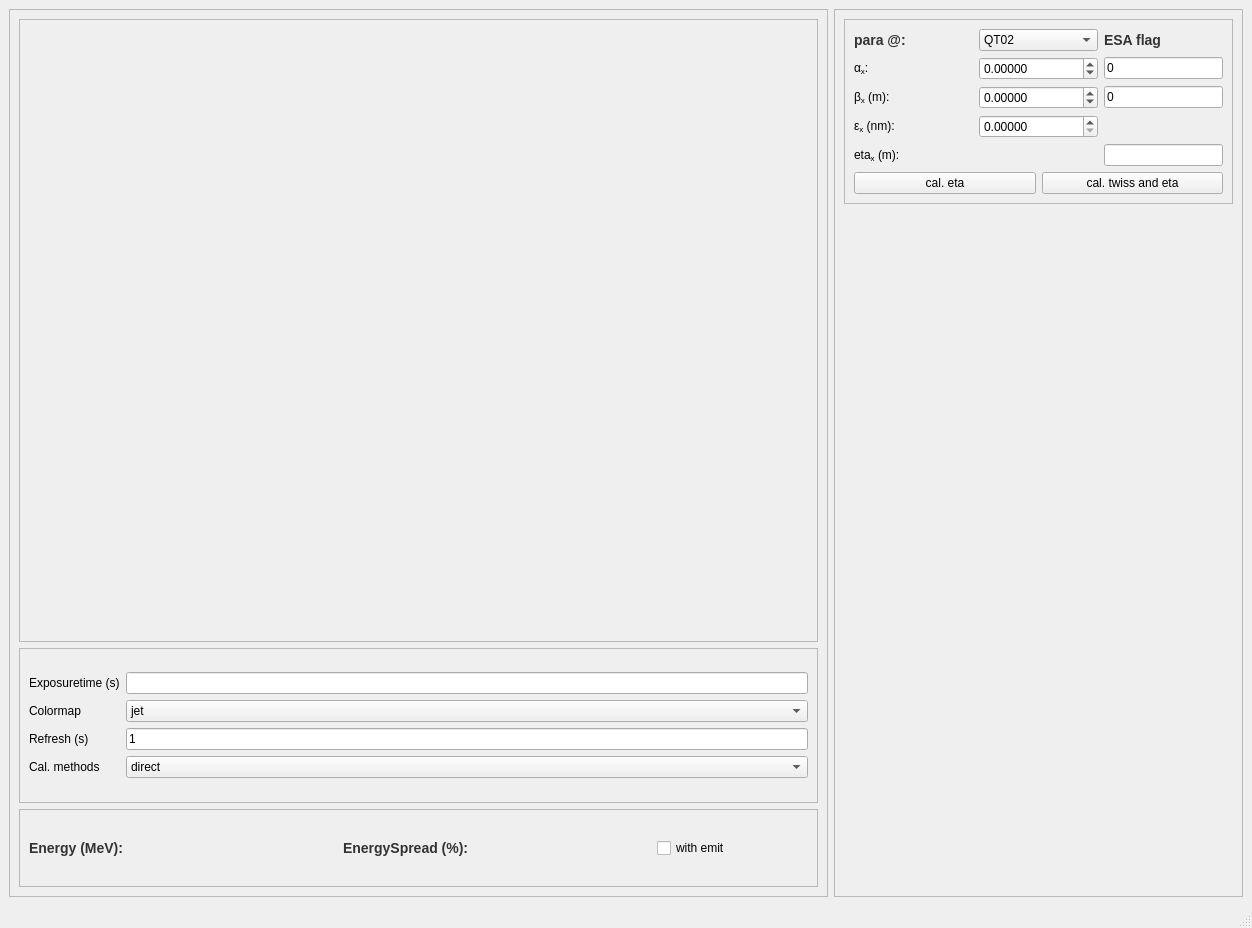
<?xml version="1.0" encoding="UTF-8"?>
<ui version="4.0">
 <class>MainWindow</class>
 <widget class="QMainWindow" name="MainWindow">
  <property name="geometry">
   <rect>
    <x>0</x>
    <y>0</y>
    <width>1252</width>
    <height>928</height>
   </rect>
  </property>
  <property name="windowTitle">
   <string>MainWindow</string>
  </property>
  <widget class="QWidget" name="centralwidget">
   <layout class="QVBoxLayout" name="verticalLayout_2">
    <item>
     <layout class="QHBoxLayout" name="horizontalLayout_2" stretch="2,1">
      <item>
       <widget class="QFrame" name="frame">
        <property name="frameShape">
         <enum>QFrame::StyledPanel</enum>
        </property>
        <property name="frameShadow">
         <enum>QFrame::Raised</enum>
        </property>
        <layout class="QVBoxLayout" name="verticalLayout_4">
         <item>
          <layout class="QVBoxLayout" name="verticalLayout_3" stretch="8,2,1">
           <item>
            <widget class="QFrame" name="frame_3">
             <property name="frameShape">
              <enum>QFrame::StyledPanel</enum>
             </property>
             <property name="frameShadow">
              <enum>QFrame::Raised</enum>
             </property>
             <layout class="QVBoxLayout" name="verticalLayout_6">
              <item>
               <layout class="QVBoxLayout" name="verticalLayout_5">
                <item>
                 <widget class="MplWidget" name="ESAflag_image" native="true"/>
                </item>
                <item>
                 <widget class="MplWidget" name="energy_plot" native="true"/>
                </item>
               </layout>
              </item>
             </layout>
            </widget>
           </item>
           <item>
            <widget class="QFrame" name="frame_4">
             <property name="frameShape">
              <enum>QFrame::StyledPanel</enum>
             </property>
             <property name="frameShadow">
              <enum>QFrame::Raised</enum>
             </property>
             <layout class="QVBoxLayout" name="verticalLayout_8">
              <item>
               <layout class="QGridLayout" name="gridLayout">
                <item row="2" column="0">
                 <widget class="QLabel" name="label_3">
                  <property name="text">
                   <string>Refresh (s)</string>
                  </property>
                 </widget>
                </item>
                <item row="0" column="1">
                 <widget class="QLineEdit" name="lineEdit_expotime"/>
                </item>
                <item row="2" column="1">
                 <widget class="QLineEdit" name="lineEdit_refresh">
                  <property name="text">
                   <string>1</string>
                  </property>
                 </widget>
                </item>
                <item row="1" column="0">
                 <widget class="QLabel" name="label_2">
                  <property name="text">
                   <string>Colormap</string>
                  </property>
                 </widget>
                </item>
                <item row="1" column="1">
                 <widget class="QComboBox" name="comboBox_colormap">
                  <item>
                   <property name="text">
                    <string>jet</string>
                   </property>
                  </item>
                  <item>
                   <property name="text">
                    <string>viridis</string>
                   </property>
                  </item>
                  <item>
                   <property name="text">
                    <string>hot</string>
                   </property>
                  </item>
                  <item>
                   <property name="text">
                    <string>summer</string>
                   </property>
                  </item>
                  <item>
                   <property name="text">
                    <string>gnuplot</string>
                   </property>
                  </item>
                  <item>
                   <property name="text">
                    <string>plasma</string>
                   </property>
                  </item>
                 </widget>
                </item>
                <item row="0" column="0">
                 <widget class="QLabel" name="label">
                  <property name="text">
                   <string>Exposuretime (s)</string>
                  </property>
                 </widget>
                </item>
                <item row="3" column="0">
                 <widget class="QLabel" name="label_10">
                  <property name="text">
                   <string>Cal. methods</string>
                  </property>
                 </widget>
                </item>
                <item row="3" column="1">
                 <widget class="QComboBox" name="comboBox_fitmethod">
                  <item>
                   <property name="text">
                    <string>direct</string>
                   </property>
                  </item>
                  <item>
                   <property name="text">
                    <string>Gauss fit</string>
                   </property>
                  </item>
                 </widget>
                </item>
               </layout>
              </item>
             </layout>
            </widget>
           </item>
           <item>
            <widget class="QFrame" name="frame_5">
             <property name="frameShape">
              <enum>QFrame::StyledPanel</enum>
             </property>
             <property name="frameShadow">
              <enum>QFrame::Raised</enum>
             </property>
             <layout class="QHBoxLayout" name="horizontalLayout_7">
              <item>
               <layout class="QHBoxLayout" name="horizontalLayout_6">
                <item>
                 <widget class="QLabel" name="label_4">
                  <property name="styleSheet">
                   <string notr="true">QLabel {
    color: #333; 
    font: bold 14px;
}</string>
                  </property>
                  <property name="text">
                   <string>Energy (MeV):</string>
                  </property>
                 </widget>
                </item>
                <item>
                 <widget class="QLabel" name="label_energy">
                  <property name="styleSheet">
                   <string notr="true">QLabel {
    color: #333; 
    font: bold 14px;
}</string>
                  </property>
                  <property name="text">
                   <string/>
                  </property>
                 </widget>
                </item>
                <item>
                 <widget class="QLabel" name="label_6">
                  <property name="styleSheet">
                   <string notr="true">QLabel {
    color: #333; 
    font: bold 14px;
}</string>
                  </property>
                  <property name="text">
                   <string>EnergySpread (%):</string>
                  </property>
                 </widget>
                </item>
                <item>
                 <widget class="QLabel" name="label_energyspread">
                  <property name="styleSheet">
                   <string notr="true">QLabel {
    color: #333; 
    font: bold 14px;
}</string>
                  </property>
                  <property name="text">
                   <string/>
                  </property>
                 </widget>
                </item>
                <item>
                 <widget class="QCheckBox" name="checkBox_emit">
                  <property name="text">
                   <string>with emit</string>
                  </property>
                 </widget>
                </item>
               </layout>
              </item>
             </layout>
            </widget>
           </item>
          </layout>
         </item>
        </layout>
       </widget>
      </item>
      <item>
       <widget class="QFrame" name="frame_2">
        <property name="frameShape">
         <enum>QFrame::StyledPanel</enum>
        </property>
        <property name="frameShadow">
         <enum>QFrame::Raised</enum>
        </property>
        <layout class="QVBoxLayout" name="verticalLayout_7">
         <item>
          <layout class="QVBoxLayout" name="verticalLayout">
           <item>
            <widget class="QFrame" name="frame_6">
             <property name="frameShape">
              <enum>QFrame::StyledPanel</enum>
             </property>
             <property name="frameShadow">
              <enum>QFrame::Raised</enum>
             </property>
             <layout class="QVBoxLayout" name="verticalLayout_9">
              <item>
               <layout class="QVBoxLayout" name="verticalLayout_11">
                <item>
                 <layout class="QGridLayout" name="gridLayout_3" rowstretch="0,0,0,0,0" columnstretch="1,1,1">
                  <item row="3" column="1">
                   <widget class="QDoubleSpinBox" name="doubleSpinBox_emi_in">
                    <property name="decimals">
                     <number>5</number>
                    </property>
                    <property name="maximum">
                     <double>9999.989999999999782</double>
                    </property>
                   </widget>
                  </item>
                  <item row="2" column="2">
                   <widget class="QLineEdit" name="lineEdit_beta_ESAflag">
                    <property name="text">
                     <string>0</string>
                    </property>
                    <property name="readOnly">
                     <bool>true</bool>
                    </property>
                   </widget>
                  </item>
                  <item row="4" column="0">
                   <widget class="QLabel" name="label_eta">
                    <property name="text">
                     <string>&lt;html&gt;&lt;head/&gt;&lt;body&gt;&lt;p&gt;eta&lt;span style=&quot; vertical-align:sub;&quot;&gt;x&lt;/span&gt; (m):&lt;/p&gt;&lt;/body&gt;&lt;/html&gt;</string>
                    </property>
                   </widget>
                  </item>
                  <item row="1" column="0">
                   <widget class="QLabel" name="label_5">
                    <property name="text">
                     <string>&lt;html&gt;&lt;head/&gt;&lt;body&gt;&lt;p&gt;α&lt;span style=&quot; vertical-align:sub;&quot;&gt;x&lt;/span&gt;: &lt;/p&gt;&lt;/body&gt;&lt;/html&gt;</string>
                    </property>
                   </widget>
                  </item>
                  <item row="4" column="2">
                   <widget class="QLineEdit" name="lineEdit_eta_ESAflag">
                    <property name="readOnly">
                     <bool>true</bool>
                    </property>
                   </widget>
                  </item>
                  <item row="2" column="1">
                   <widget class="QDoubleSpinBox" name="doubleSpinBox_beta_in">
                    <property name="decimals">
                     <number>5</number>
                    </property>
                    <property name="minimum">
                     <double>-9999.000000000000000</double>
                    </property>
                    <property name="maximum">
                     <double>9999.000000000000000</double>
                    </property>
                   </widget>
                  </item>
                  <item row="3" column="0">
                   <widget class="QLabel" name="label_8">
                    <property name="whatsThis">
                     <string>&lt;html&gt;&lt;head/&gt;&lt;body&gt;&lt;p&gt;geometric emittance&lt;/p&gt;&lt;/body&gt;&lt;/html&gt;</string>
                    </property>
                    <property name="text">
                     <string>&lt;html&gt;&lt;head/&gt;&lt;body&gt;&lt;p&gt;ε&lt;span style=&quot; vertical-align:sub;&quot;&gt;x&lt;/span&gt; (nm): &lt;/p&gt;&lt;/body&gt;&lt;/html&gt;</string>
                    </property>
                   </widget>
                  </item>
                  <item row="1" column="1">
                   <widget class="QDoubleSpinBox" name="doubleSpinBox_alpha_in">
                    <property name="decimals">
                     <number>5</number>
                    </property>
                    <property name="minimum">
                     <double>-9999.000000000000000</double>
                    </property>
                    <property name="maximum">
                     <double>9999.000000000000000</double>
                    </property>
                   </widget>
                  </item>
                  <item row="2" column="0">
                   <widget class="QLabel" name="label_7">
                    <property name="text">
                     <string>&lt;html&gt;&lt;head/&gt;&lt;body&gt;&lt;p&gt;β&lt;span style=&quot; vertical-align:sub;&quot;&gt;x&lt;/span&gt; (m): &lt;/p&gt;&lt;/body&gt;&lt;/html&gt;</string>
                    </property>
                   </widget>
                  </item>
                  <item row="1" column="2">
                   <widget class="QLineEdit" name="lineEdit_alpha_ESAflag">
                    <property name="text">
                     <string>0</string>
                    </property>
                    <property name="readOnly">
                     <bool>true</bool>
                    </property>
                   </widget>
                  </item>
                  <item row="0" column="2">
                   <widget class="QLabel" name="label_11">
                    <property name="styleSheet">
                     <string notr="true">QLabel {
    color: #333; 
    font: bold 14px;
}</string>
                    </property>
                    <property name="text">
                     <string>ESA flag</string>
                    </property>
                   </widget>
                  </item>
                  <item row="0" column="0">
                   <widget class="QLabel" name="label_9">
                    <property name="styleSheet">
                     <string notr="true">QLabel {
    color: #333; 
    font: bold 14px;
}</string>
                    </property>
                    <property name="text">
                     <string>para @:</string>
                    </property>
                   </widget>
                  </item>
                  <item row="0" column="1">
                   <widget class="QComboBox" name="comboBox_start_element">
                    <item>
                     <property name="text">
                      <string>QT02</string>
                     </property>
                    </item>
                    <item>
                     <property name="text">
                      <string>QL15</string>
                     </property>
                    </item>
                    <item>
                     <property name="text">
                      <string>QL16</string>
                     </property>
                    </item>
                   </widget>
                  </item>
                 </layout>
                </item>
               </layout>
              </item>
              <item>
               <layout class="QGridLayout" name="gridLayout_2">
                <item row="0" column="0">
                 <widget class="QPushButton" name="pushButton_cal_disp">
                  <property name="text">
                   <string>cal. eta</string>
                  </property>
                 </widget>
                </item>
                <item row="0" column="1">
                 <widget class="QPushButton" name="pushButton_cal_twiss_disp">
                  <property name="text">
                   <string>cal. twiss and eta</string>
                  </property>
                 </widget>
                </item>
               </layout>
              </item>
             </layout>
            </widget>
           </item>
           <item>
            <spacer name="verticalSpacer">
             <property name="orientation">
              <enum>Qt::Vertical</enum>
             </property>
             <property name="sizeHint" stdset="0">
              <size>
               <width>20</width>
               <height>40</height>
              </size>
             </property>
            </spacer>
           </item>
           <item>
            <widget class="QFrame" name="frame_7">
             <property name="frameShape">
              <enum>QFrame::StyledPanel</enum>
             </property>
             <property name="frameShadow">
              <enum>QFrame::Raised</enum>
             </property>
            </widget>
           </item>
          </layout>
         </item>
        </layout>
       </widget>
      </item>
     </layout>
    </item>
   </layout>
  </widget>
  <widget class="QMenuBar" name="menubar">
   <property name="geometry">
    <rect>
     <x>0</x>
     <y>0</y>
     <width>1252</width>
     <height>20</height>
    </rect>
   </property>
  </widget>
  <widget class="QStatusBar" name="statusbar"/>
 </widget>
 <customwidgets>
  <customwidget>
   <class>MplWidget</class>
   <extends>QWidget</extends>
   <header location="global">mplwidget.h</header>
   <container>1</container>
  </customwidget>
 </customwidgets>
 <resources/>
 <connections/>
</ui>
